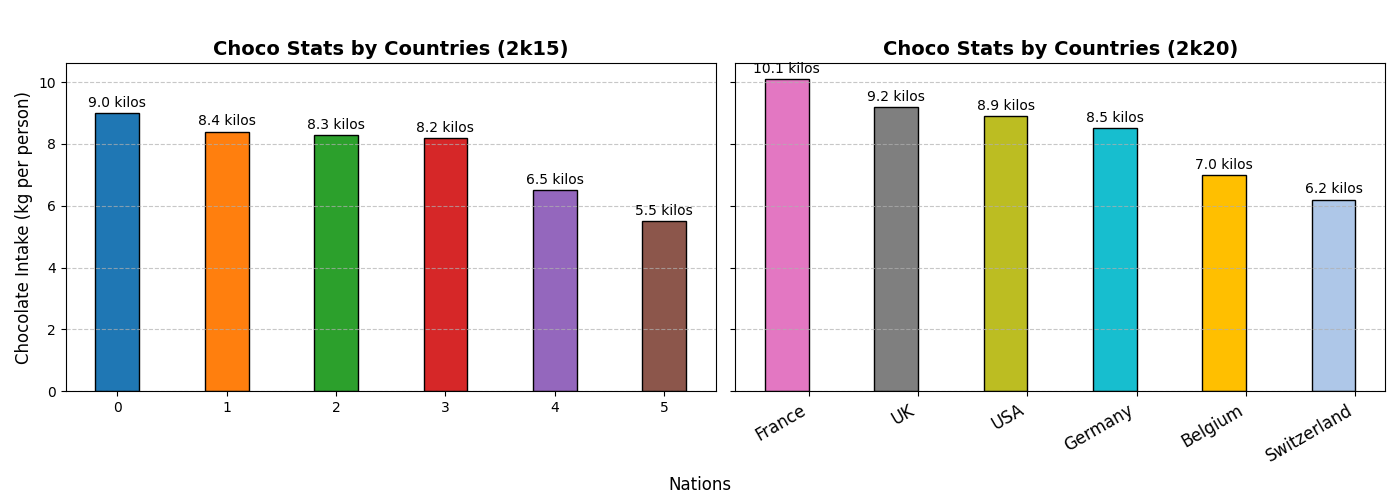

Python code for this plot:
import matplotlib.pyplot as plt
import numpy as np

countries = ['France', 'Germany', 'Belgium', 'USA', 'UK', 'Switzerland']
choco_consumption_2015 = [6.5, 8.4, 8.3, 5.5, 8.2, 9.0]
choco_consumption_2020 = [10.1, 8.5, 7.0, 8.9, 9.2, 6.2]

sorted_2015 = sorted(zip(choco_consumption_2015, countries), reverse=True)
choco_consumption_2015_sorted, countries_sorted_2015 = zip(*sorted_2015)

sorted_2020 = sorted(zip(choco_consumption_2020, countries), reverse=True)
choco_consumption_2020_sorted, countries_sorted_2020 = zip(*sorted_2020)

fig, ax = plt.subplots(1, 2, figsize=(14, 5), sharey=True)

colors_2015 = ['#1f77b4', '#ff7f0e', '#2ca02c', '#d62728', '#9467bd', '#8c564b']
colors_2020 = ['#e377c2', '#7f7f7f', '#bcbd22', '#17becf', '#ffbf00', '#aec7e8']

bar_width = 0.4
bar_locs_2015 = np.arange(len(countries))

bars_2015 = ax[0].bar(bar_locs_2015, choco_consumption_2015_sorted, bar_width, color=colors_2015, edgecolor='black')
ax[0].set_ylabel('Chocolate Intake (kg per person)', fontsize=12)
ax[0].set_title('Choco Stats by Countries (2k15)', fontsize=14, fontweight='bold')
ax[0].grid(axis='y', linestyle='--', alpha=0.7)

for bar in bars_2015:
    ax[0].text(bar.get_x() + bar.get_width()/2, bar.get_height() + 0.1, f'{bar.get_height():.1f} kilos', 
               ha='center', va='bottom', fontsize=10, color='black')

bars_2020 = ax[1].bar(bar_locs_2015, choco_consumption_2020_sorted, bar_width, color=colors_2020, edgecolor='black')
ax[1].set_title('Choco Stats by Countries (2k20)', fontsize=14, fontweight='bold')
ax[1].grid(axis='y', linestyle='--', alpha=0.7)

for bar in bars_2020:
    ax[1].text(bar.get_x() + bar.get_width()/2, bar.get_height() + 0.1, f'{bar.get_height():.1f} kilos', 
               ha='center', va='bottom', fontsize=10, color='black')

ax[1].set_xticks(bar_locs_2015 + bar_width / 2)
ax[1].set_xticklabels(countries_sorted_2020, rotation=30, ha='right', fontsize=12)

fig.text(0.5, 0.02, 'Nations', ha='center', fontsize=12)

plt.tight_layout(rect=[0, 0.04, 1, 0.95])

plt.show()
